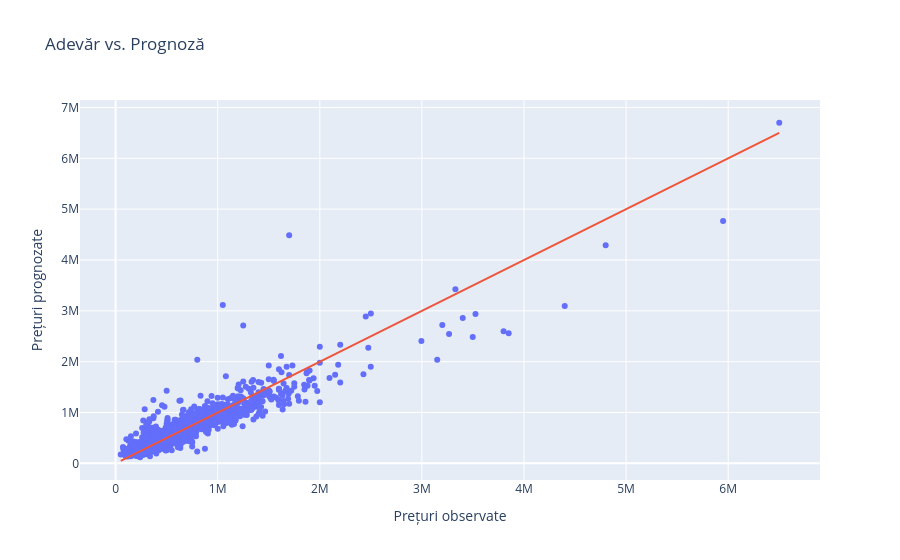

This figure's notebook cell:
### Code cell
import plotly.graph_objects as go

fig = go.Figure(go.Scatter(
            x=y_test, 
            y=lasso.predict(X_test),
            mode = 'markers'))
fig.add_trace(go.Scatter(
            x=y_test, 
            y=y_test,
            mode = 'lines'))
fig.update_layout( title = "Adevăr vs. Prognoză",
                 xaxis_title = 'Prețuri observate',
                 yaxis_title = 'Prețuri prognozate',
                 showlegend = False)
fig.show()

### Figure 1 — Plotly figure (JSON) as saved in the notebook; plotly's stock layout.template omitted (floating-point values rounded to 4 significant figures; data arrays with more than 128 entries replaced by an {"elided": "..."} marker saying what was removed)
{"data": [{"mode": "markers", "type": "scatter", "x": {"elided": "4538 int values"}, "y": {"elided": "4538 float values"}}, {"mode": "lines", "type": "scatter", "x": {"elided": "4538 int values"}, "y": {"elided": "4538 int values"}}], "layout": {"showlegend": false, "title": {"text": "Adevăr vs. Prognoză"}, "xaxis": {"title": {"text": "Prețuri observate"}}, "yaxis": {"title": {"text": "Prețuri prognozate"}}}}
